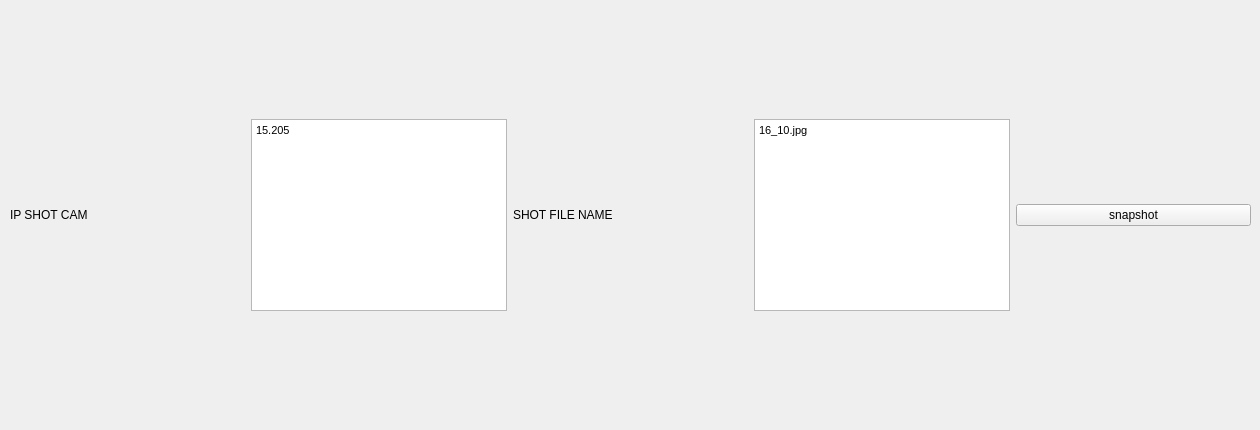
      <widget class="QWidget" name="tab_6">
       <attribute name="title">
        <string>SHOT</string>
       </attribute>
       <widget class="QWidget" name="gridLayoutWidget_8">
        <property name="geometry">
         <rect>
          <x>10</x>
          <y>10</y>
          <width>1241</width>
          <height>411</height>
         </rect>
        </property>
        <layout class="QGridLayout" name="gridLayout_8">
         <item row="0" column="4">
          <widget class="QPushButton" name="pushButton_7">
           <property name="text">
            <string>snapshot</string>
           </property>
          </widget>
         </item>
         <item row="0" column="2">
          <widget class="QLabel" name="label_31">
           <property name="text">
            <string>SHOT FILE NAME</string>
           </property>
          </widget>
         </item>
         <item row="0" column="3">
          <widget class="QTextEdit" name="textEdit_45">
           <property name="sizePolicy">
            <sizepolicy hsizetype="Minimum" vsizetype="Minimum">
             <horstretch>0</horstretch>
             <verstretch>0</verstretch>
            </sizepolicy>
           </property>
           <property name="html">
            <string>&lt;!DOCTYPE HTML PUBLIC &quot;-//W3C//DTD HTML 4.0//EN&quot; &quot;http://www.w3.org/TR/REC-html40/strict.dtd&quot;&gt;
&lt;html&gt;&lt;head&gt;&lt;meta name=&quot;qrichtext&quot; content=&quot;1&quot; /&gt;&lt;style type=&quot;text/css&quot;&gt;
p, li { white-space: pre-wrap; }
&lt;/style&gt;&lt;/head&gt;&lt;body style=&quot; font-family:'MS Shell Dlg 2'; font-size:8.25pt; font-weight:400; font-style:normal;&quot;&gt;
&lt;p style=&quot; margin-top:0px; margin-bottom:0px; margin-left:0px; margin-right:0px; -qt-block-indent:0; text-indent:0px;&quot;&gt;16_10.jpg&lt;/p&gt;&lt;/body&gt;&lt;/html&gt;</string>
           </property>
           <property name="placeholderText">
            <string>16_10.jpg</string>
           </property>
          </widget>
         </item>
         <item row="0" column="0">
          <widget class="QLabel" name="label_30">
           <property name="text">
            <string>IP SHOT CAM</string>
           </property>
          </widget>
         </item>
         <item row="0" column="1">
          <widget class="QTextEdit" name="textEdit_44">
           <property name="sizePolicy">
            <sizepolicy hsizetype="Minimum" vsizetype="Minimum">
             <horstretch>0</horstretch>
             <verstretch>0</verstretch>
            </sizepolicy>
           </property>
           <property name="html">
            <string>&lt;!DOCTYPE HTML PUBLIC &quot;-//W3C//DTD HTML 4.0//EN&quot; &quot;http://www.w3.org/TR/REC-html40/strict.dtd&quot;&gt;
&lt;html&gt;&lt;head&gt;&lt;meta name=&quot;qrichtext&quot; content=&quot;1&quot; /&gt;&lt;style type=&quot;text/css&quot;&gt;
p, li { white-space: pre-wrap; }
&lt;/style&gt;&lt;/head&gt;&lt;body style=&quot; font-family:'MS Shell Dlg 2'; font-size:8.25pt; font-weight:400; font-style:normal;&quot;&gt;
&lt;p style=&quot; margin-top:0px; margin-bottom:0px; margin-left:0px; margin-right:0px; -qt-block-indent:0; text-indent:0px;&quot;&gt;15.205&lt;/p&gt;&lt;/body&gt;&lt;/html&gt;</string>
           </property>
           <property name="placeholderText">
            <string>15.205</string>
           </property>
          </widget>
         </item>
        </layout>
       </widget>
      </widget>
